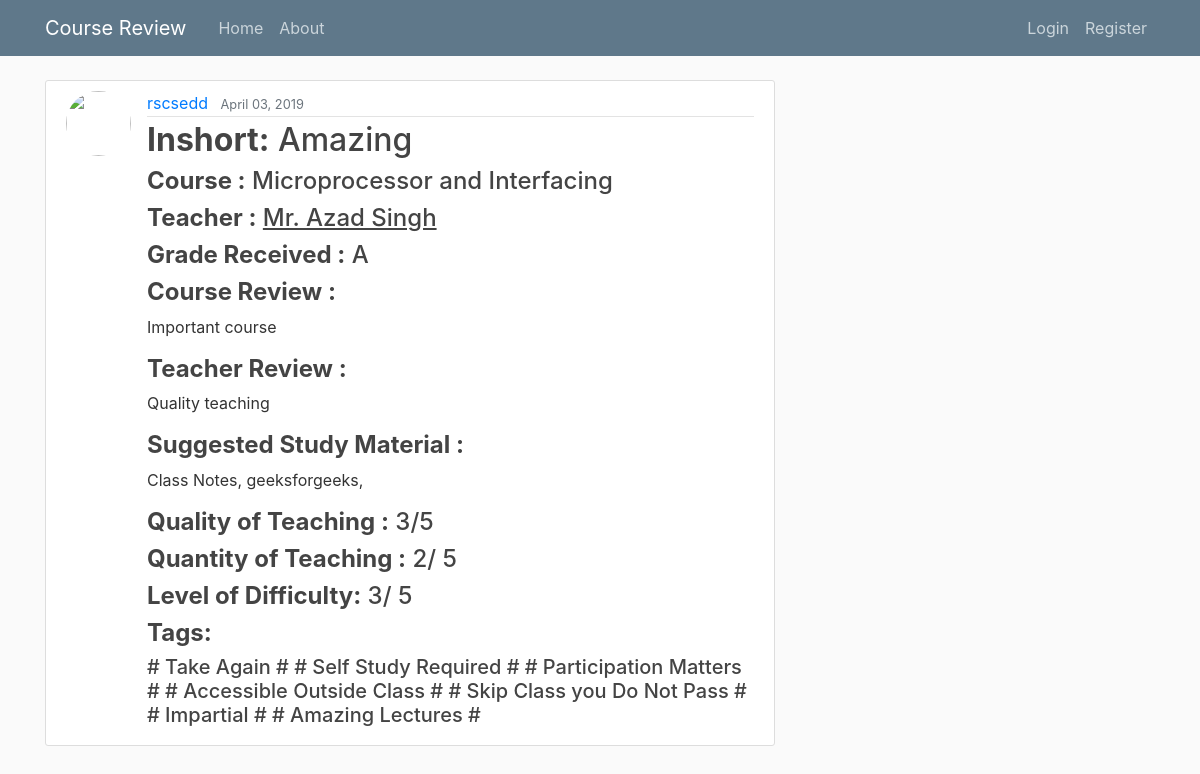
The app's page /post/59/ with its own data.
### blog/models.py (models this page shows, shortened)
class Post(models.Model):
	title = models.CharField(max_length=100)
	grade_received = models.CharField(max_length=15, default="Select Grade")
	course_review = models.TextField(default="---")
	teacher_review = models.TextField(default="---")
	study_material = models.TextField(default="---")
	quality_rating = models.IntegerField(default=5, validators=[MinValueValidator(0), MaxValueValidator(5)])
	quantity_rating = models.IntegerField(default=5, validators=[MinValueValidator(0), MaxValueValidator(5)])
	level_of_difficulty_rating = models.IntegerField(default=5, validators=[MinValueValidator(0), MaxValueValidator(5)])
	take_again = models.BooleanField(default=False)
	tough_grader = models.BooleanField(default=False)
	self_study_required = models.BooleanField(default=False)
	participation_matters = models.BooleanField(default=False)
	lot_of_assignment = models.BooleanField(default=False)
	accessible_outside_class = models.BooleanField(default=False)
	skip_class_you_dont_pass = models.BooleanField(default=False)
	impartial = models.BooleanField(default=False)
	test_heavy = models.BooleanField(default=False)
	amazing_lectures = models.BooleanField(default=False)
	lecture_heavy = models.BooleanField(default=False)
	date_posted = models.DateTimeField(default=timezone.now)
	author = models.ForeignKey(User, on_delete=models.CASCADE)
	teacher = models.ForeignKey(Teacher, on_delete=models.CASCADE)
	course = models.ForeignKey(Course, on_delete=models.CASCADE)

class Course(models.Model):
	course_name = models.CharField(max_length=100, default="")

class Teacher(models.Model):
	teacher_name = models.CharField(max_length=100, default="")
	quality = models.DecimalField(max_digits=20,decimal_places=2,default=Decimal('0.00'))
	quantity = models.DecimalField(max_digits=20,decimal_places=2,default=Decimal('0.00'))
	level_of_difficulty = models.DecimalField(max_digits=20,decimal_places=2,default=Decimal('0.00'))
	take_again = models.IntegerField(default=0)
	tough_grader = models.IntegerField(default=0)
	self_study_required = models.IntegerField(default=0)
	participation_matters = models.IntegerField(default=0)
	lot_of_assignment = models.IntegerField(default=0)
	accessible_outside_class = models.IntegerField(default=0)
	skip_class_you_dont_pass = models.IntegerField(default=0)
	impartial = models.IntegerField(default=0)
	test_heavy = models.IntegerField(default=0)
	amazing_lectures = models.IntegerField(default=0)
	lecture_heavy = models.IntegerField(default=0)
	total_reviews = models.IntegerField(default=0)

### blog/views.py (the view)
# urls.py: path('post/<int:pk>/', PostDetailView.as_view(), name='post-detail'),
class PostDetailView(DetailView):
	model = Post

### blog/templates/blog/post_detail.html (shortened to what this page needs)
{% extends "blog/base.html" %}
{% block content %}
	<article class="media content-section">
	  <img class="rounded-circle article-img" src="https://d1nhio0ox7pgb.cloudfront.net/_img/o_collection_png/green_dark_grey/256x256/plain/user.png">
	  <div class="media-body">
	    <div class="article-metadata">
	      <a class="mr-2" href="{% url 'user-posts' object.author.username %}">{{ object.author }}</a>
	      <small class="text-muted">{{ object.date_posted|date:"F d, Y" }}</small>
	    </div>
		    <h2 class="article-title"><b>Inshort:</b> {{ object.title }}</h2>
		    <div>
		    	<h4><b>Course :</b> {{ object.course.course_name }}</h4>
		    </div>
		    <div>
		    	<h4><b>Teacher :</b><a class="article-title " href="{% url 'teacher-detail' object.teacher.id %}"> <u>{{ object.teacher.teacher_name }}</u></a></h4>
		    </div>
		    <div>
		    	<h4><b>Grade Received :</b> {{ object.grade_received }}</h4>
		    </div>
		    <div>
			    <h4><b>Course Review :</b></h4>
			    <p class="article-content">{{ object.course_review }}</p>
		    </div>
		    <div>
		    	<h4><b>Teacher Review :</b></h4>
		    	<p class="article-content">{{ object.teacher_review }}</p>
		    </div>
		    <div>
		    	<h4><b>Suggested Study Material :</b></h4>
		    	<p class="article-content">{{ object.study_material }}</p>
		    </div>
		    <div>
		    	<h4><b>Quality of Teaching :</b> {{ object.quality_rating }}/5</h4>
		    </div>
		    <div>
		    	<h4><b>Quantity of Teaching :</b> {{ object.quantity_rating }}/ 5</h4>
		    </div>
		    <div>
		    	<h4><b>Level of Difficulty:</b> {{ object.level_of_difficulty_rating }}/ 5</h4>
		    </div>
		    <div>
		    	<h4><b>Tags:</b></h4>
		    	<h5>
		    	{% if object.take_again == True %}
			      	# Take Again #
		        {% endif %}
		        {% if object.self_study_required == True %}
			      	# Self Study Required #
		        {% endif %}
		        {% if object.participation_matters == True %}
			      	# Participation Matters #
		        {% endif %}
		        {% if object.accessible_outside_class == True %}
			      	# Accessible Outside Class #
		        {% endif %}
		        {% if object.skip_class_you_dont_pass == True %}
			      	# Skip Class you Do Not Pass #
		        {% endif %}
		        {% if object.impartial == True %}
			      	# Impartial #
		        {% endif %}
		        {% if object.amazing_lectures == True %}
			      	# Amazing Lectures #
		        {% endif %}
		    	</h5>
	        </div>
	  </div>
	</article>
{% endblock content %}

### blog/static/blog/main.css (style rules this page uses)
body { background: #fafafa; color: #333333; margin-top: 5rem; }
h1, h2, h3, h4, h5, h6 { color: #444444; }
.content-section { background: #ffffff; padding: 10px 20px; border: 1px solid #dddddd; border-radius: 3px; margin-bottom: 20px; }
.article-title { color: #444444; }
.article-content { white-space: pre-line; }
.article-img { height: 65px; width: 65px; margin-right: 16px; }
.article-metadata { padding-bottom: 1px; margin-bottom: 4px; border-bottom: 1px solid #e3e3e3 }

### records on screen
Post: author "rscsedd", date_posted "April 03, 2019", title "Amazing", course.course_name "Microprocessor and Interfacing", teacher.teacher_name "Mr. Azad Singh", grade_received "A", course_review "Important course", teacher_review "Quality teaching", study_material "Class Notes, geeksforgeeks,", quality_rating "3", quantity_rating "2", level_of_difficulty_rating "3"
